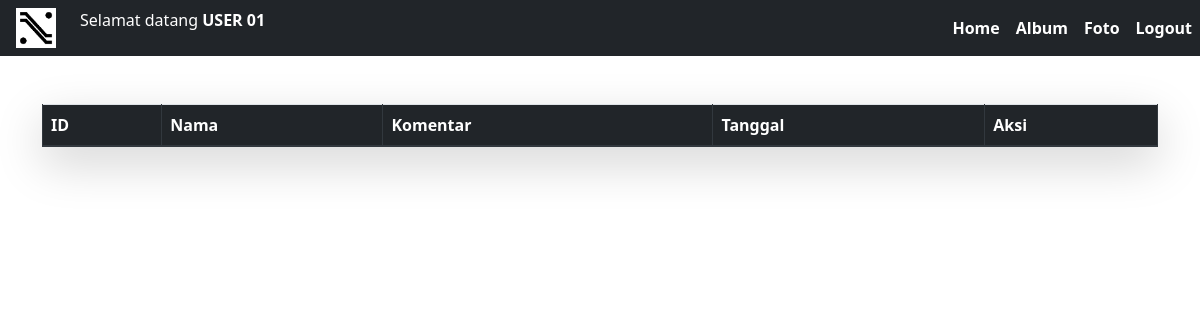
Before: /komentar.php (signed in) with the older database file.
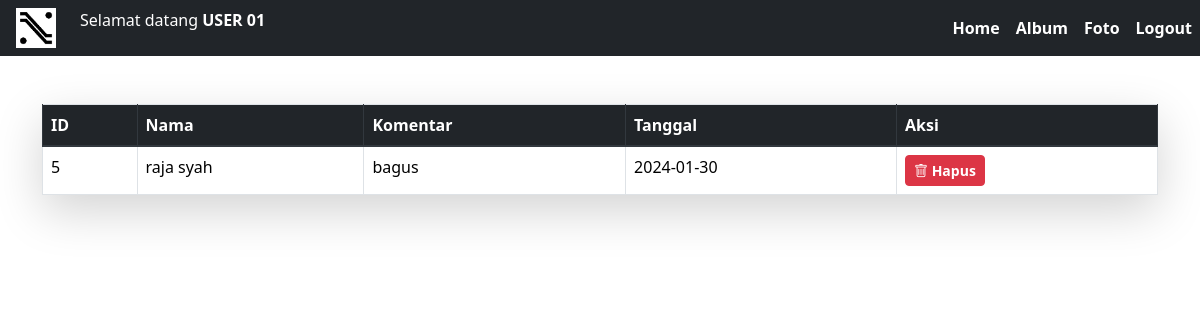
After: the same page with the newer database file.
### tables this page shows
CREATE TABLE `komentarfoto` (
  `komentarid` int(11) NOT NULL,
  `fotoid` int(11) NOT NULL,
  `userid` int(11) NOT NULL,
  `isikomentar` text NOT NULL,
  `tanggalkomentar` date NOT NULL
);

CREATE TABLE `user` (
  `userid` int(11) NOT NULL,
  `username` varchar(255) NOT NULL,
  `password` varchar(255) NOT NULL,
  `email` varchar(255) NOT NULL,
  `namalengkap` varchar(255) NOT NULL,
  `alamat` text NOT NULL
);

### komentar.php (the view, shortened to what this page needs)
<!DOCTYPE html>
<html lang="en">
<head>
    <link rel="stylesheet" href="https://maxcdn.bootstrapcdn.com/bootstrap/4.0.0/css/bootstrap.min.css">
    <link href="https://cdn.jsdelivr.net/npm/bootstrap@5.3.2/dist/css/bootstrap.min.css" rel="stylesheet">
    <link rel="stylesheet" href="https://cdn.jsdelivr.net/npm/bootstrap-icons@1.11.3/font/bootstrap-icons.min.css">
</head>
<body>
    <nav class="navbar navbar-expand-lg navbar-dark bg-dark text-center py-2">
        <img src="XXKING.png" alt="Logo" width="40" height="40" class="d-inline-block align-text-top ml-3">
        <p class="text-white ms-4 ">Selamat datang <b><?= strtoupper($_SESSION['namalengkap']) ?></b></p>
        <div class="collapse navbar-collapse" id="navbarNav">
            <ul class="navbar-nav ml-auto">
                <li class="nav-item"><a class="nav-link text-white" href="index.php"><b>Home</b></a></li>
                <li class="nav-item"><a class="nav-link text-white" href="album.php"><b>Album</b></a></li>
                <li class="nav-item"><a class="nav-link text-white" href="foto.php"><b>Foto</b></a></li>
                <li class="nav-item"><a class="nav-link text-white" href="logout.php"><b>Logout</b></a></li>
            </ul>
        </div>
    </nav>
    <div class="container mt-5">
        <table class="table table-bordered table-hover shadow-lg mt-4">
            <thead class="thead-dark">
                <tr>
                    <th>ID</th>
                    <th>Nama</th>
                    <th>Komentar</th>
                    <th>Tanggal</th>
                    <th>Aksi</th>
                </tr>
            </thead>
            <tbody>
                <?php
                include "koneksi.php";
                $sql = mysqli_query($conn, "select * from komentarfoto,user where komentarfoto.userid=user.userid");
                while ($data = mysqli_fetch_array($sql)) {
                ?>
                    <tr>
                        <td><?= $data['komentarid'] ?></td>
                        <td><?= $data['namalengkap'] ?></td>
                        <td><?= $data['isikomentar'] ?></td>
                        <td><?= $data['tanggalkomentar'] ?></td>
                        <td>
                        <a href="hapus_komentar.php?komentarid=<?= $data['komentarid'] ?>" class="btn btn-danger btn-sm"><i class="bi bi-trash"></i><b> Hapus</b></a>
                        </td>
                    </tr>
                <?php
                }
                ?>
            </tbody>
        </table>
    </div>
</body>
</html>

Changed rows visible on the page:
added komentarfoto: komentarid "5", userid.namalengkap "raja syah", isikomentar "bagus", tanggalkomentar "2024-01-30"
